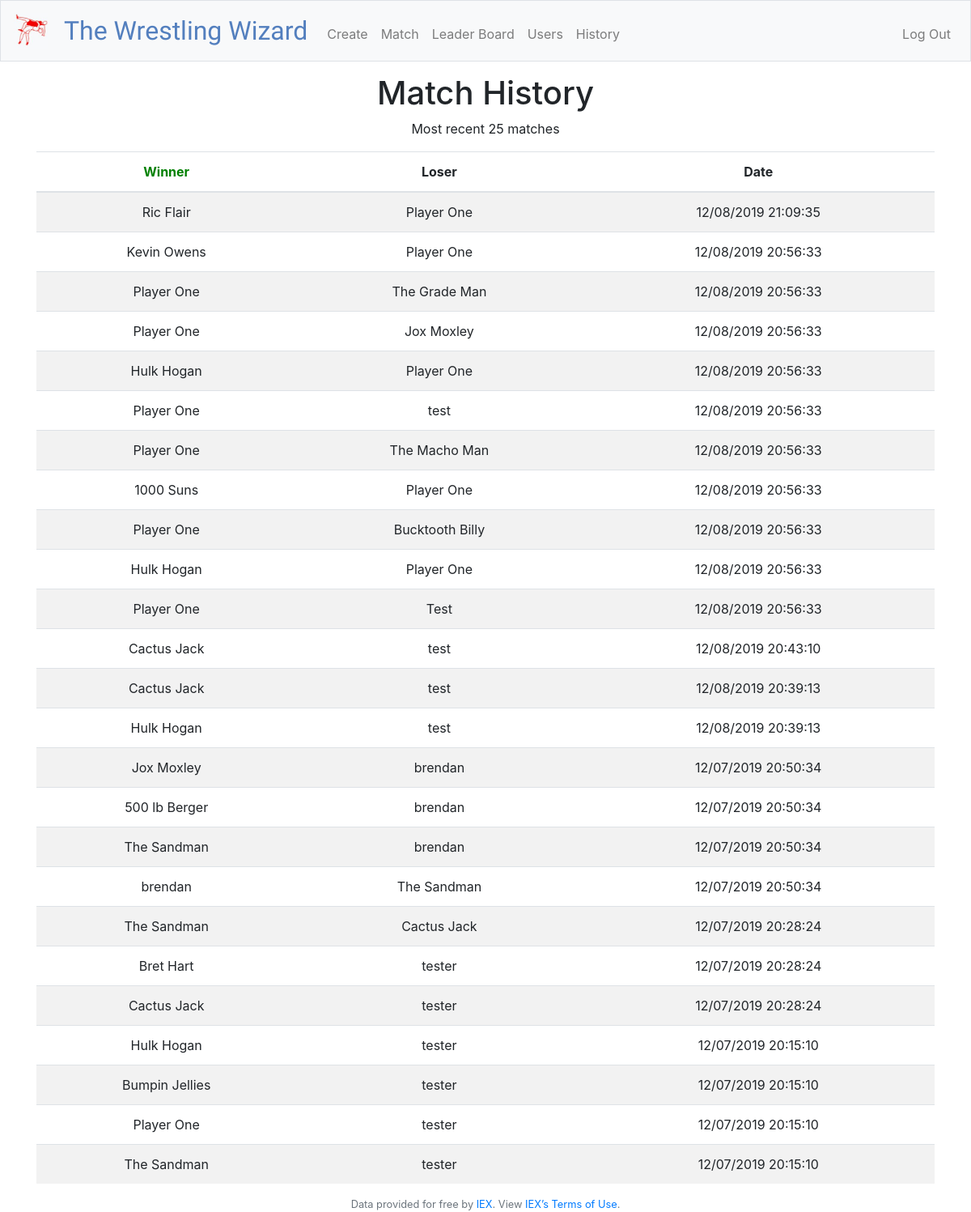
/history (signed in), run on an earlier commit of the app's database.
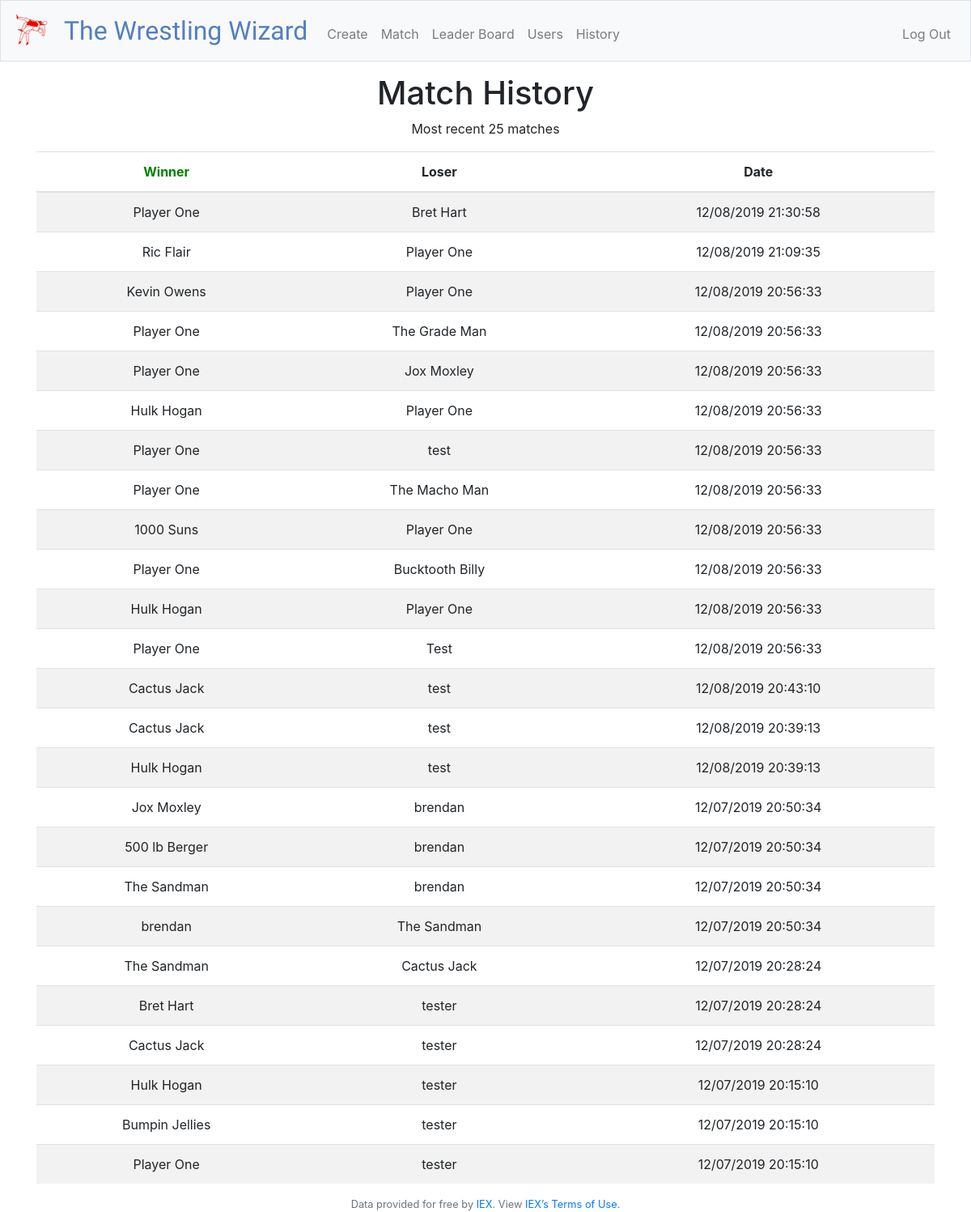
And on a later commit of the database.
### tables this page shows
CREATE TABLE 'wrestlers' ('id' INTEGER PRIMARY KEY AUTOINCREMENT NOT NULL UNIQUE, 'userid' INTEGER NOT NULL, 'name' TEXT NOT NULL, 'specialMove' TEXT NOT NULL, 'strength' NUMERIC NOT NULL, 'speed' NUMERIC NOT NULL, 'health' NUMERIC NOT NULL, 'finishingMove' TEXT NOT NULL, 'wins' NUMERIC NOT NULL, 'losses' NUMERIC NOT NULL, 'level' NUMERIC NOT NULL, 'deleted' BOOLEAN NOT NULL, 'isChampion' BOOLEAN NOT NULL, FOREIGN KEY(userid) REFERENCES users(id));

CREATE TABLE 'matches' ('id' INTEGER PRIMARY KEY AUTOINCREMENT NOT NULL UNIQUE, 'wrestlerOne' INTEGER NOT NULL, 'wrestlerTwo' INTEGER NOT NULL, 'winnerId' INTEGER, 'loserId' INTEGER, 'date' DATE NOT NULL, FOREIGN KEY(wrestlerOne) REFERENCES wrestlers(id), FOREIGN KEY(wrestlerTwo) REFERENCES wrestlers(id), FOREIGN KEY(winnerId) REFERENCES wrestlers(id), FOREIGN KEY(loserId) REFERENCES wrestlers(id));

### application.py (the view)
@app.route("/history")
@login_required
def history():
    userId = session["user_id"]
    matchRows = db.execute("SELECT * FROM matches ORDER BY date DESC LIMIT 25;")
    matchHistory = []
    for match in matchRows:
        winnerName = db.execute("SELECT name FROM wrestlers WHERE id = :id", id=match["winnerId"])
        loserName = db.execute("SELECT name FROM wrestlers WHERE id = :id", id=match["loserId"])
        matchItem = {
            "winnerName": winnerName[0]['name'],
            "loserName": loserName[0]['name'],
            "date": match["date"]
        }
        matchHistory.append(matchItem)
        matchHistory.sort(key=operator.itemgetter('date'), reverse=True)
    return render_template("history.html", matchHistory=matchHistory)

### application.py (called while the page is built)
@app.after_request
def after_request(response):
    response.headers["Cache-Control"] = "no-cache, no-store, must-revalidate"
    response.headers["Expires"] = 0
    response.headers["Pragma"] = "no-cache"
    return response

### helpers.py (called while the page is built)
def login_required(f):
    @wraps(f)
    def decorated_function(*args, **kwargs):
        if session.get("user_id") is None:
            return redirect("/login")
        return f(*args, **kwargs)
    return decorated_function

### templates/history.html (shortened to what this page needs)
{% extends "layout.html" %}
{% block main %}
    <h1>Match History</h1>
    <p>Most recent 25 matches</p>
        <div class="table-responsive">
        <table class="table table-striped">
          <thead>
            <tr>
              <th scope="col" class="winner">Winner</th>
              <th scope="col">Loser</th>
              <th scope="col">Date</th>
            </tr>
          </thead>
          <tbody>
        {% for match in matchHistory %}
            <tr>
              <td >{{match["winnerName"]}}</td>
              <td>{{match["loserName"]}}</td>
              <td>{{match["date"]}}</td>
            </tr>
        {% endfor %}
          </tbody>
        </table>
        </div>
{% endblock %}

What changed in the data, as far as the page shows it:
no longer on this page (row unchanged): matches: date "12/07/2019 20:15:10"
added matches: date "12/08/2019 21:30:58"
Also different on the page:
new list line: "Player One"
new list line: "Bret Hart"
list line gone: "The Sandman"
list line gone: "tester"
